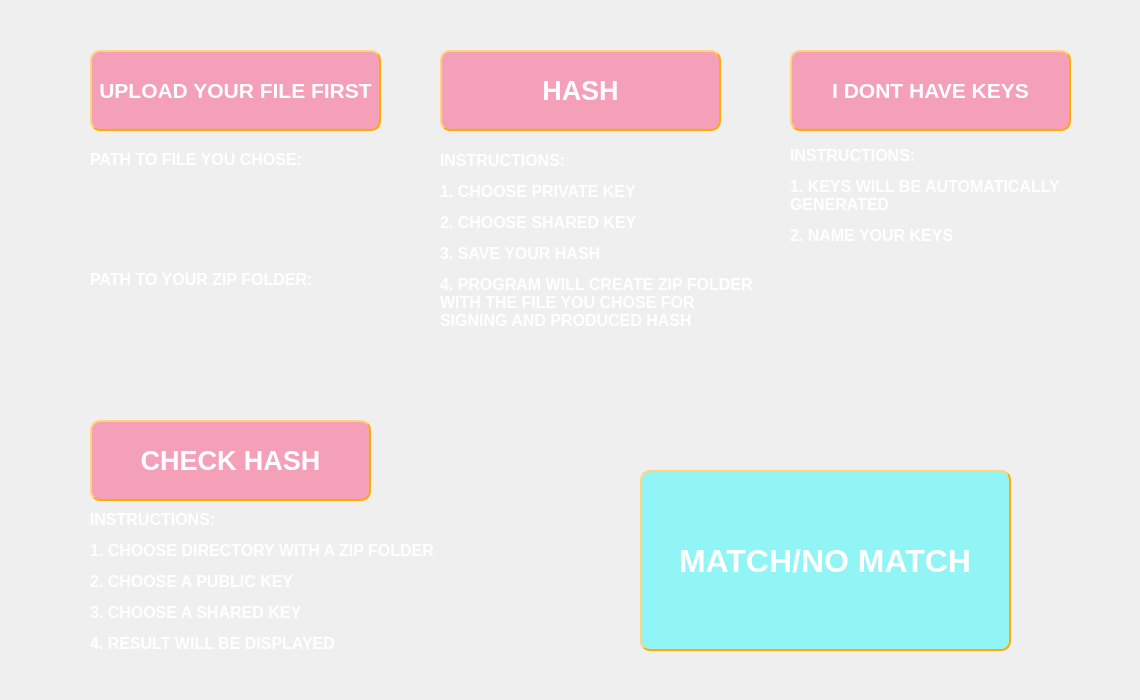
<?xml version="1.0" encoding="UTF-8"?>
<ui version="4.0">
 <class>MainWindow</class>
 <widget class="QMainWindow" name="MainWindow">
  <property name="geometry">
   <rect>
    <x>0</x>
    <y>0</y>
    <width>1140</width>
    <height>700</height>
   </rect>
  </property>
  <property name="windowTitle">
   <string>MainWindow</string>
  </property>
  <property name="styleSheet">
   <string notr="true">background:url(:/newPrefix/digital.png)</string>
  </property>
  <widget class="QWidget" name="centralwidget">
   <widget class="QPushButton" name="otevri">
    <property name="geometry">
     <rect>
      <x>90</x>
      <y>50</y>
      <width>291</width>
      <height>81</height>
     </rect>
    </property>
    <property name="font">
     <font>
      <pointsize>16</pointsize>
      <bold>true</bold>
     </font>
    </property>
    <property name="styleSheet">
     <string notr="true">color:rgb(255, 255, 255);
background:rgb(255, 38, 103,100);

border-radius: 10px;
border-style:outset;
border-width:2px;
border-color:rgb(255, 170, 0)</string>
    </property>
    <property name="text">
     <string>UPLOAD YOUR FILE FIRST</string>
    </property>
   </widget>
   <widget class="QPushButton" name="check">
    <property name="geometry">
     <rect>
      <x>90</x>
      <y>420</y>
      <width>281</width>
      <height>81</height>
     </rect>
    </property>
    <property name="font">
     <font>
      <pointsize>20</pointsize>
      <bold>true</bold>
     </font>
    </property>
    <property name="styleSheet">
     <string notr="true">color:rgb(255, 255, 255);
background:rgb(255, 38, 103,100);

border-radius: 10px;
border-style:outset;
border-width:2px;
border-color:rgb(255, 170, 0)</string>
    </property>
    <property name="text">
     <string>CHECK HASH</string>
    </property>
   </widget>
   <widget class="QPushButton" name="generuj">
    <property name="geometry">
     <rect>
      <x>790</x>
      <y>50</y>
      <width>281</width>
      <height>81</height>
     </rect>
    </property>
    <property name="font">
     <font>
      <pointsize>16</pointsize>
      <bold>true</bold>
     </font>
    </property>
    <property name="styleSheet">
     <string notr="true">color:rgb(255, 255, 255);
background:rgb(255, 38, 103,100);

border-radius: 10px;
border-style:outset;
border-width:2px;
border-color:rgb(255, 170, 0);</string>
    </property>
    <property name="text">
     <string>I DONT HAVE KEYS</string>
    </property>
   </widget>
   <widget class="QLineEdit" name="vysledek">
    <property name="geometry">
     <rect>
      <x>640</x>
      <y>470</y>
      <width>371</width>
      <height>181</height>
     </rect>
    </property>
    <property name="font">
     <font>
      <pointsize>24</pointsize>
      <bold>true</bold>
     </font>
    </property>
    <property name="autoFillBackground">
     <bool>false</bool>
    </property>
    <property name="styleSheet">
     <string notr="true">color:rgb(255, 255, 255);
background:rgb(0, 255, 255,100);

border-radius: 10px;
border-style:outset;
border-width:2px;
border-color:rgb(255, 170, 0)</string>
    </property>
    <property name="text">
     <string>MATCH/NO MATCH</string>
    </property>
    <property name="alignment">
     <set>Qt::AlignCenter</set>
    </property>
   </widget>
   <widget class="QPushButton" name="hash">
    <property name="geometry">
     <rect>
      <x>440</x>
      <y>50</y>
      <width>281</width>
      <height>81</height>
     </rect>
    </property>
    <property name="font">
     <font>
      <pointsize>20</pointsize>
      <bold>true</bold>
     </font>
    </property>
    <property name="styleSheet">
     <string notr="true">color:rgb(255, 255, 255);
background:rgb(255, 38, 103,100);

border-radius: 10px;
border-style:outset;
border-width:2px;
border-color:rgb(255, 170, 0);

</string>
    </property>
    <property name="text">
     <string>HASH</string>
    </property>
   </widget>
   <widget class="QLabel" name="label_2">
    <property name="geometry">
     <rect>
      <x>440</x>
      <y>140</y>
      <width>341</width>
      <height>201</height>
     </rect>
    </property>
    <property name="styleSheet">
     <string notr="true">background:rgba(255, 255, 255, 0)</string>
    </property>
    <property name="text">
     <string>&lt;html&gt;&lt;head/&gt;&lt;body&gt;&lt;p&gt;&lt;span style=&quot; font-size:12pt; font-weight:600; color:#ffffff;&quot;&gt;INSTRUCTIONS:&lt;/span&gt;&lt;/p&gt;&lt;p&gt;&lt;span style=&quot; font-size:12pt; font-weight:600; color:#ffffff;&quot;&gt;1. CHOOSE PRIVATE KEY&lt;/span&gt;&lt;/p&gt;&lt;p&gt;&lt;span style=&quot; font-size:12pt; font-weight:600; color:#ffffff;&quot;&gt;2. CHOOSE SHARED KEY&lt;/span&gt;&lt;/p&gt;&lt;p&gt;&lt;span style=&quot; font-size:12pt; font-weight:600; color:#ffffff;&quot;&gt;3. SAVE YOUR HASH&lt;/span&gt;&lt;/p&gt;&lt;p&gt;&lt;span style=&quot; font-size:12pt; font-weight:600; color:#ffffff;&quot;&gt;4. PROGRAM WILL CREATE ZIP FOLDER&lt;br/&gt; WITH THE FILE YOU CHOSE FOR &lt;br/&gt;SIGNING AND PRODUCED HASH&lt;/span&gt;&lt;/p&gt;&lt;/body&gt;&lt;/html&gt;</string>
    </property>
   </widget>
   <widget class="QLabel" name="label_4">
    <property name="geometry">
     <rect>
      <x>790</x>
      <y>140</y>
      <width>291</width>
      <height>111</height>
     </rect>
    </property>
    <property name="styleSheet">
     <string notr="true">background:rgba(255, 255, 255, 0)</string>
    </property>
    <property name="text">
     <string>&lt;html&gt;&lt;head/&gt;&lt;body&gt;&lt;p&gt;&lt;span style=&quot; font-size:12pt; font-weight:600; color:#ffffff;&quot;&gt;INSTRUCTIONS:&lt;/span&gt;&lt;/p&gt;&lt;p&gt;&lt;span style=&quot; font-size:12pt; font-weight:600; color:#ffffff;&quot;&gt;1. KEYS WILL BE AUTOMATICALLY &lt;br/&gt;    GENERATED&lt;/span&gt;&lt;/p&gt;&lt;p&gt;&lt;span style=&quot; font-size:12pt; font-weight:600; color:#ffffff;&quot;&gt;2. NAME YOUR KEYS&lt;/span&gt;&lt;/p&gt;&lt;/body&gt;&lt;/html&gt;</string>
    </property>
   </widget>
   <widget class="QLabel" name="label_5">
    <property name="geometry">
     <rect>
      <x>90</x>
      <y>510</y>
      <width>381</width>
      <height>141</height>
     </rect>
    </property>
    <property name="styleSheet">
     <string notr="true">background:rgba(255, 255, 255, 0)</string>
    </property>
    <property name="text">
     <string>&lt;html&gt;&lt;head/&gt;&lt;body&gt;&lt;p&gt;&lt;span style=&quot; font-size:12pt; font-weight:600; color:#ffffff;&quot;&gt;INSTRUCTIONS:&lt;/span&gt;&lt;/p&gt;&lt;p&gt;&lt;span style=&quot; font-size:12pt; font-weight:600; color:#ffffff;&quot;&gt;1. CHOOSE DIRECTORY WITH A ZIP FOLDER&lt;/span&gt;&lt;/p&gt;&lt;p&gt;&lt;span style=&quot; font-size:12pt; font-weight:600; color:#ffffff;&quot;&gt;2. CHOOSE A PUBLIC KEY&lt;/span&gt;&lt;/p&gt;&lt;p&gt;&lt;span style=&quot; font-size:12pt; font-weight:600; color:#ffffff;&quot;&gt;3. CHOOSE A SHARED KEY&lt;/span&gt;&lt;/p&gt;&lt;p&gt;&lt;span style=&quot; font-size:12pt; font-weight:600; color:#ffffff;&quot;&gt;4. RESULT WILL BE DISPLAYED&lt;/span&gt;&lt;/p&gt;&lt;/body&gt;&lt;/html&gt;</string>
    </property>
   </widget>
   <widget class="QLabel" name="textEdit_3">
    <property name="geometry">
     <rect>
      <x>90</x>
      <y>150</y>
      <width>281</width>
      <height>91</height>
     </rect>
    </property>
    <property name="palette">
     <palette>
      <active>
       <colorrole role="WindowText">
        <brush brushstyle="SolidPattern">
         <color alpha="255">
          <red>255</red>
          <green>255</green>
          <blue>255</blue>
         </color>
        </brush>
       </colorrole>
       <colorrole role="Button">
        <brush brushstyle="SolidPattern">
         <color alpha="0">
          <red>255</red>
          <green>255</green>
          <blue>255</blue>
         </color>
        </brush>
       </colorrole>
       <colorrole role="Text">
        <brush brushstyle="SolidPattern">
         <color alpha="255">
          <red>255</red>
          <green>255</green>
          <blue>255</blue>
         </color>
        </brush>
       </colorrole>
       <colorrole role="Base">
        <brush brushstyle="SolidPattern">
         <color alpha="0">
          <red>255</red>
          <green>255</green>
          <blue>255</blue>
         </color>
        </brush>
       </colorrole>
       <colorrole role="Window">
        <brush brushstyle="SolidPattern">
         <color alpha="0">
          <red>255</red>
          <green>255</green>
          <blue>255</blue>
         </color>
        </brush>
       </colorrole>
      </active>
      <inactive>
       <colorrole role="WindowText">
        <brush brushstyle="SolidPattern">
         <color alpha="255">
          <red>255</red>
          <green>255</green>
          <blue>255</blue>
         </color>
        </brush>
       </colorrole>
       <colorrole role="Button">
        <brush brushstyle="SolidPattern">
         <color alpha="0">
          <red>255</red>
          <green>255</green>
          <blue>255</blue>
         </color>
        </brush>
       </colorrole>
       <colorrole role="Text">
        <brush brushstyle="SolidPattern">
         <color alpha="255">
          <red>255</red>
          <green>255</green>
          <blue>255</blue>
         </color>
        </brush>
       </colorrole>
       <colorrole role="Base">
        <brush brushstyle="SolidPattern">
         <color alpha="0">
          <red>255</red>
          <green>255</green>
          <blue>255</blue>
         </color>
        </brush>
       </colorrole>
       <colorrole role="Window">
        <brush brushstyle="SolidPattern">
         <color alpha="0">
          <red>255</red>
          <green>255</green>
          <blue>255</blue>
         </color>
        </brush>
       </colorrole>
      </inactive>
      <disabled>
       <colorrole role="WindowText">
        <brush brushstyle="SolidPattern">
         <color alpha="255">
          <red>120</red>
          <green>120</green>
          <blue>120</blue>
         </color>
        </brush>
       </colorrole>
       <colorrole role="Button">
        <brush brushstyle="SolidPattern">
         <color alpha="0">
          <red>255</red>
          <green>255</green>
          <blue>255</blue>
         </color>
        </brush>
       </colorrole>
       <colorrole role="Text">
        <brush brushstyle="SolidPattern">
         <color alpha="255">
          <red>120</red>
          <green>120</green>
          <blue>120</blue>
         </color>
        </brush>
       </colorrole>
       <colorrole role="Base">
        <brush brushstyle="SolidPattern">
         <color alpha="0">
          <red>255</red>
          <green>255</green>
          <blue>255</blue>
         </color>
        </brush>
       </colorrole>
       <colorrole role="Window">
        <brush brushstyle="SolidPattern">
         <color alpha="0">
          <red>255</red>
          <green>255</green>
          <blue>255</blue>
         </color>
        </brush>
       </colorrole>
      </disabled>
     </palette>
    </property>
    <property name="font">
     <font>
      <pointsize>12</pointsize>
      <bold>true</bold>
     </font>
    </property>
    <property name="styleSheet">
     <string notr="true">background:rgba(255, 255, 255, 0)</string>
    </property>
    <property name="text">
     <string>&lt;html&gt;&lt;head/&gt;&lt;body&gt;&lt;p&gt;&lt;span style=&quot; font-size:12pt; font-weight:600; color:#ffffff;&quot;&gt;PATH TO FILE YOU CHOSE:                                                
&lt;/span&gt;&lt;/p&gt;&lt;/body&gt;&lt;/html&gt;</string>
    </property>
    <property name="alignment">
     <set>Qt::AlignLeading|Qt::AlignLeft|Qt::AlignTop</set>
    </property>
   </widget>
   <widget class="QLabel" name="textEdit_2">
    <property name="geometry">
     <rect>
      <x>90</x>
      <y>270</y>
      <width>291</width>
      <height>121</height>
     </rect>
    </property>
    <property name="palette">
     <palette>
      <active>
       <colorrole role="WindowText">
        <brush brushstyle="SolidPattern">
         <color alpha="255">
          <red>255</red>
          <green>255</green>
          <blue>255</blue>
         </color>
        </brush>
       </colorrole>
       <colorrole role="Button">
        <brush brushstyle="SolidPattern">
         <color alpha="0">
          <red>255</red>
          <green>255</green>
          <blue>255</blue>
         </color>
        </brush>
       </colorrole>
       <colorrole role="Text">
        <brush brushstyle="SolidPattern">
         <color alpha="255">
          <red>255</red>
          <green>255</green>
          <blue>255</blue>
         </color>
        </brush>
       </colorrole>
       <colorrole role="Base">
        <brush brushstyle="SolidPattern">
         <color alpha="0">
          <red>255</red>
          <green>255</green>
          <blue>255</blue>
         </color>
        </brush>
       </colorrole>
       <colorrole role="Window">
        <brush brushstyle="SolidPattern">
         <color alpha="0">
          <red>255</red>
          <green>255</green>
          <blue>255</blue>
         </color>
        </brush>
       </colorrole>
      </active>
      <inactive>
       <colorrole role="WindowText">
        <brush brushstyle="SolidPattern">
         <color alpha="255">
          <red>255</red>
          <green>255</green>
          <blue>255</blue>
         </color>
        </brush>
       </colorrole>
       <colorrole role="Button">
        <brush brushstyle="SolidPattern">
         <color alpha="0">
          <red>255</red>
          <green>255</green>
          <blue>255</blue>
         </color>
        </brush>
       </colorrole>
       <colorrole role="Text">
        <brush brushstyle="SolidPattern">
         <color alpha="255">
          <red>255</red>
          <green>255</green>
          <blue>255</blue>
         </color>
        </brush>
       </colorrole>
       <colorrole role="Base">
        <brush brushstyle="SolidPattern">
         <color alpha="0">
          <red>255</red>
          <green>255</green>
          <blue>255</blue>
         </color>
        </brush>
       </colorrole>
       <colorrole role="Window">
        <brush brushstyle="SolidPattern">
         <color alpha="0">
          <red>255</red>
          <green>255</green>
          <blue>255</blue>
         </color>
        </brush>
       </colorrole>
      </inactive>
      <disabled>
       <colorrole role="WindowText">
        <brush brushstyle="SolidPattern">
         <color alpha="255">
          <red>120</red>
          <green>120</green>
          <blue>120</blue>
         </color>
        </brush>
       </colorrole>
       <colorrole role="Button">
        <brush brushstyle="SolidPattern">
         <color alpha="0">
          <red>255</red>
          <green>255</green>
          <blue>255</blue>
         </color>
        </brush>
       </colorrole>
       <colorrole role="Text">
        <brush brushstyle="SolidPattern">
         <color alpha="255">
          <red>120</red>
          <green>120</green>
          <blue>120</blue>
         </color>
        </brush>
       </colorrole>
       <colorrole role="Base">
        <brush brushstyle="SolidPattern">
         <color alpha="0">
          <red>255</red>
          <green>255</green>
          <blue>255</blue>
         </color>
        </brush>
       </colorrole>
       <colorrole role="Window">
        <brush brushstyle="SolidPattern">
         <color alpha="0">
          <red>255</red>
          <green>255</green>
          <blue>255</blue>
         </color>
        </brush>
       </colorrole>
      </disabled>
     </palette>
    </property>
    <property name="font">
     <font>
      <pointsize>12</pointsize>
      <bold>true</bold>
     </font>
    </property>
    <property name="styleSheet">
     <string notr="true">background:rgba(255, 255, 255, 0)</string>
    </property>
    <property name="text">
     <string>&lt;html&gt;&lt;head/&gt;&lt;body&gt;&lt;p&gt;&lt;span style=&quot; font-size:12pt; font-weight:600; color:#ffffff;&quot;&gt;PATH TO YOUR ZIP FOLDER:

&lt;/span&gt;&lt;/p&gt;&lt;/body&gt;&lt;/html&gt;</string>
    </property>
    <property name="alignment">
     <set>Qt::AlignLeading|Qt::AlignLeft|Qt::AlignTop</set>
    </property>
   </widget>
   <zorder>generuj</zorder>
   <zorder>otevri</zorder>
   <zorder>check</zorder>
   <zorder>vysledek</zorder>
   <zorder>hash</zorder>
   <zorder>label_2</zorder>
   <zorder>label_4</zorder>
   <zorder>label_5</zorder>
   <zorder>textEdit_3</zorder>
   <zorder>textEdit_2</zorder>
  </widget>
 </widget>
 <resources/>
 <connections/>
</ui>
